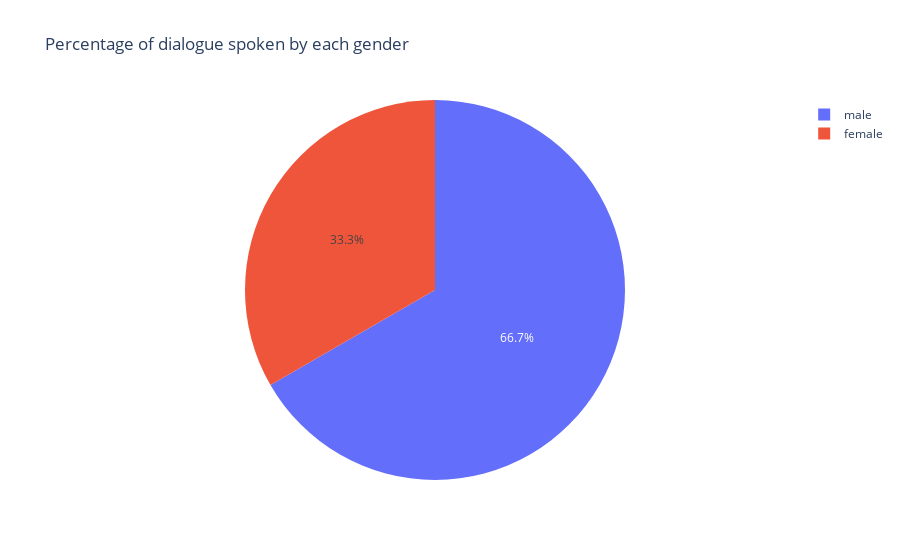

This figure's notebook cell:
### Markdown cell above
### Gender Analysis

### Code cell
fig= px.pie(characters,values='count',names='sex',title="Percentage of dialogue spoken by each gender")
fig.show()

### Figure 1 — Plotly figure (JSON) as saved in the notebook; plotly's stock layout.template omitted (floating-point values rounded to 4 significant figures)
{"data": [{"domain": {"x": [0, 1], "y": [0, 1]}, "hovertemplate": "sex=%{label}<br>count=%{value}<extra></extra>", "labels": ["female", "male", "male", "female", "male", "male", "male", "male", "male", "male", "male", "male", "male", "male", "male", "male", "male", "female", "female", "female", "male", "male", "male", "male"], "legendgroup": "", "name": "", "showlegend": true, "type": "pie", "values": [281, 273, 274, 473, 365, 1, 387, 114, 147, 43, 193, 2, 2, 1, 19, 12, 11, 65, 136, 20, 78, 2, 4, 22]}], "layout": {"legend": {"tracegroupgap": 0}, "title": {"text": "Percentage of dialogue spoken by each gender"}}}
